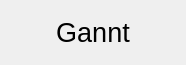
<?xml version="1.0" encoding="UTF-8"?>
<ui version="4.0">
 <class>Frame</class>
 <widget class="QFrame" name="Frame">
  <property name="geometry">
   <rect>
    <x>0</x>
    <y>0</y>
    <width>186</width>
    <height>65</height>
   </rect>
  </property>
  <property name="windowTitle">
   <string>Frame</string>
  </property>
  <layout class="QVBoxLayout" name="verticalLayout">
   <item>
    <widget class="QLabel" name="label">
     <property name="font">
      <font>
       <pointsize>20</pointsize>
      </font>
     </property>
     <property name="text">
      <string>Gannt</string>
     </property>
     <property name="alignment">
      <set>Qt::AlignCenter</set>
     </property>
    </widget>
   </item>
  </layout>
 </widget>
 <resources/>
 <connections/>
</ui>
